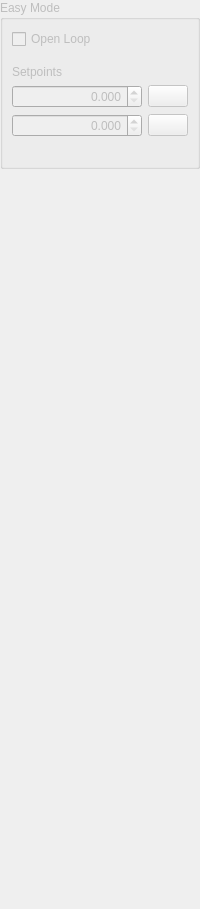
               <widget class="QWidget" name="easyModeTab">
                <attribute name="title">
                 <string>Easy Mode</string>
                </attribute>
                <layout class="QVBoxLayout" name="verticalLayout_7">
                 <property name="leftMargin">
                  <number>0</number>
                 </property>
                 <property name="topMargin">
                  <number>0</number>
                 </property>
                 <property name="rightMargin">
                  <number>0</number>
                 </property>
                 <property name="bottomMargin">
                  <number>0</number>
                 </property>
                 <item>
                  <widget class="QGroupBox" name="easyModeGroupBox">
                   <property name="enabled">
                    <bool>false</bool>
                   </property>
                   <property name="title">
                    <string>Easy Mode</string>
                   </property>
                   <layout class="QVBoxLayout" name="verticalLayout">
                    <item>
                     <widget class="QCheckBox" name="closedLoopCheckBox">
                      <property name="toolTip">
                       <string>&lt;html&gt;&lt;head/&gt;&lt;body&gt;&lt;p&gt;&lt;span style=&quot; font-weight:700;&quot;&gt;Open Loop / Closed Loop&lt;/span&gt;&lt;/p&gt;&lt;p&gt;Toggles between open loop (OL) and closed loop (CL) mode. In open loop mode the PID-controller is bridged and the command input directly controls the amplifier. The resulting piezo stroke then depends on the characteristic of the piezo actuator and is affected by piezo-typical creeping and hysteresis behavior.&lt;/p&gt;&lt;p&gt;In closed loop mode (CL), these effects will be compensated by the digital loop controller.&lt;/p&gt;&lt;/body&gt;&lt;/html&gt;</string>
                      </property>
                      <property name="text">
                       <string>Open Loop</string>
                      </property>
                      <property name="toggleSwitch" stdset="0">
                       <bool>true</bool>
                      </property>
                     </widget>
                    </item>
                    <item>
                     <spacer name="verticalSpacer_3">
                      <property name="orientation">
                       <enum>Qt::Orientation::Vertical</enum>
                      </property>
                      <property name="sizeType">
                       <enum>QSizePolicy::Policy::Fixed</enum>
                      </property>
                      <property name="sizeHint" stdset="0">
                       <size>
                        <width>0</width>
                        <height>10</height>
                       </size>
                      </property>
                     </spacer>
                    </item>
                    <item>
                     <widget class="QLabel" name="targetPositionsLabel">
                      <property name="text">
                       <string>Setpoints</string>
                      </property>
                     </widget>
                    </item>
                    <item>
                     <layout class="QGridLayout" name="gridLayout">
                      <property name="topMargin">
                       <number>0</number>
                      </property>
                      <item row="1" column="0">
                       <widget class="QDoubleSpinBox" name="targetPosSpinBox_2">
                        <property name="sizePolicy">
                         <sizepolicy hsizetype="Preferred" vsizetype="Fixed">
                          <horstretch>0</horstretch>
                          <verstretch>0</verstretch>
                         </sizepolicy>
                        </property>
                        <property name="toolTip">
                         <string>&lt;html&gt;&lt;head/&gt;&lt;body&gt;&lt;p&gt;&lt;span style=&quot; font-weight:700;&quot;&gt;Setpoint 2&lt;/span&gt;&lt;/p&gt;&lt;p&gt;The second setpoint. Depending on the Open Loop / Closed Loop switch this value is given as voltage (Open Loop) or as position in µm or mrad (Closed Loop).&lt;/p&gt;&lt;/body&gt;&lt;/html&gt;</string>
                        </property>
                        <property name="alignment">
                         <set>Qt::AlignmentFlag::AlignRight|Qt::AlignmentFlag::AlignTrailing|Qt::AlignmentFlag::AlignVCenter</set>
                        </property>
                        <property name="decimals">
                         <number>3</number>
                        </property>
                        <property name="maximum">
                         <double>1000.000000000000000</double>
                        </property>
                       </widget>
                      </item>
                      <item row="1" column="1">
                       <widget class="QPushButton" name="moveButton_2">
                        <property name="sizePolicy">
                         <sizepolicy hsizetype="Fixed" vsizetype="Fixed">
                          <horstretch>0</horstretch>
                          <verstretch>0</verstretch>
                         </sizepolicy>
                        </property>
                        <property name="toolTip">
                         <string>&lt;html&gt;&lt;head/&gt;&lt;body&gt;&lt;p&gt;&lt;span style=&quot; font-weight:700;&quot;&gt;Move To Setpoint 2&lt;/span&gt;&lt;/p&gt;&lt;p&gt;Starts the move to 2nd setpoint.&lt;/p&gt;&lt;/body&gt;&lt;/html&gt;</string>
                        </property>
                        <property name="text">
                         <string/>
                        </property>
                       </widget>
                      </item>
                      <item row="0" column="0">
                       <widget class="QDoubleSpinBox" name="targetPosSpinBox">
                        <property name="sizePolicy">
                         <sizepolicy hsizetype="Preferred" vsizetype="Fixed">
                          <horstretch>0</horstretch>
                          <verstretch>0</verstretch>
                         </sizepolicy>
                        </property>
                        <property name="toolTip">
                         <string>&lt;html&gt;&lt;head/&gt;&lt;body&gt;&lt;p&gt;&lt;span style=&quot; font-weight:700;&quot;&gt;Setpoint 1&lt;/span&gt;&lt;/p&gt;&lt;p&gt;The first setpoint. Depending on the Open Loop / Closed Loop switch this value is given as voltage (Open Loop) or as position in µm or mrad (Closed Loop).&lt;/p&gt;&lt;/body&gt;&lt;/html&gt;</string>
                        </property>
                        <property name="alignment">
                         <set>Qt::AlignmentFlag::AlignRight|Qt::AlignmentFlag::AlignTrailing|Qt::AlignmentFlag::AlignVCenter</set>
                        </property>
                        <property name="prefix">
                         <string/>
                        </property>
                        <property name="suffix">
                         <string/>
                        </property>
                        <property name="decimals">
                         <number>3</number>
                        </property>
                        <property name="maximum">
                         <double>1000.000000000000000</double>
                        </property>
                       </widget>
                      </item>
                      <item row="0" column="1">
                       <widget class="QPushButton" name="moveButton">
                        <property name="sizePolicy">
                         <sizepolicy hsizetype="Fixed" vsizetype="Fixed">
                          <horstretch>0</horstretch>
                          <verstretch>0</verstretch>
                         </sizepolicy>
                        </property>
                        <property name="toolTip">
                         <string>&lt;html&gt;&lt;head/&gt;&lt;body&gt;&lt;p&gt;&lt;span style=&quot; font-weight:700;&quot;&gt;Move To Setpoint 1 &lt;/span&gt;&lt;/p&gt;&lt;p&gt;Starts the move to first setpoint.&lt;/p&gt;&lt;/body&gt;&lt;/html&gt;</string>
                        </property>
                        <property name="text">
                         <string/>
                        </property>
                       </widget>
                      </item>
                      <item row="2" column="0">
                       <widget class="QLabel" name="rangeLabel">
                        <property name="text">
                         <string/>
                        </property>
                        <property name="alignment">
                         <set>Qt::AlignmentFlag::AlignCenter</set>
                        </property>
                       </widget>
                      </item>
                     </layout>
                    </item>
                   </layout>
                  </widget>
                 </item>
                 <item>
                  <spacer name="verticalSpacer">
                   <property name="orientation">
                    <enum>Qt::Orientation::Vertical</enum>
                   </property>
                   <property name="sizeHint" stdset="0">
                    <size>
                     <width>20</width>
                     <height>740</height>
                    </size>
                   </property>
                  </spacer>
                 </item>
                </layout>
               </widget>
